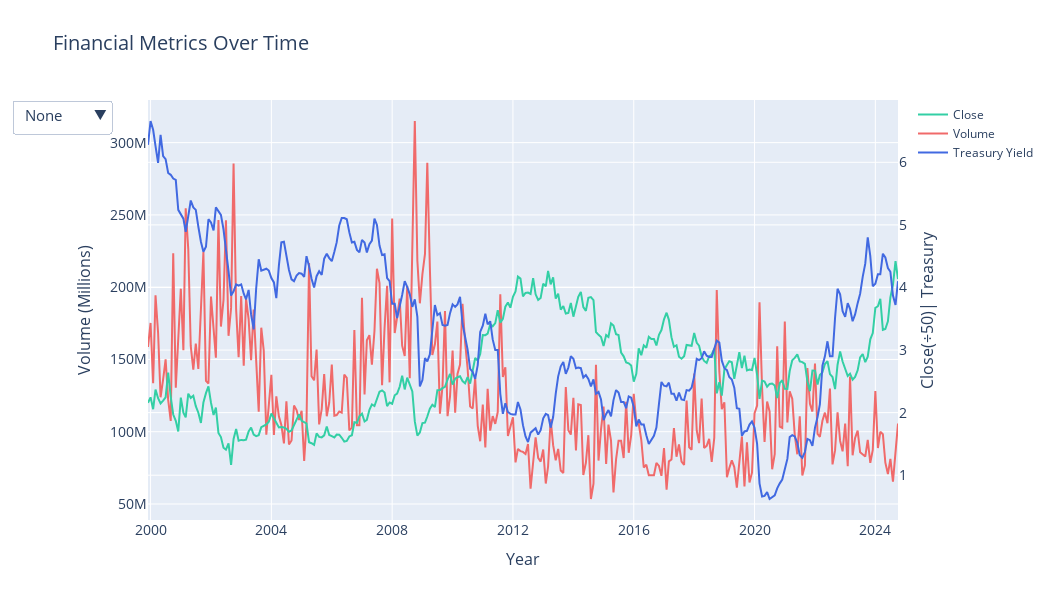

Source (notebook cell):
### Code cell
# Create the DataFrame
data = merged_df
df = pd.DataFrame(data)

# Renaming the coloumns in data for visulization purpose
df = df.rename(columns={'4. close': 'close', '5. volume': 'volume', 'treasury_yield': 'treasury_yield'}) 

# Convert date to datetime
df['date'] = pd.to_datetime(df['date'])

# Covert object datatype to float for calculation purpose

df['close'] = df['close'].astype(float)
df['volume'] = df['volume'].astype(float)
df['treasury_yield'] = df['treasury_yield'].astype(float)

df['close'] = df['close']/50  # Scale close

# Initialize the figure
fig = go.Figure()

# Add traces for each metric, with y-axis placement
fig.add_trace(go.Scatter(x=df['date'], y=df['close'], name="Close", line=dict(color="#33CFA5"), yaxis="y2"))
fig.add_trace(go.Scatter(x=df['date'], y=[df['close'].mean()] * len(df), name="Close Avg", visible=False, line=dict(color="#33CFA5", dash="dash"), yaxis="y2"))

fig.add_trace(go.Scatter(x=df['date'], y=df['volume'], name="Volume", line=dict(color="#F06A6A"), yaxis="y"))
fig.add_trace(go.Scatter(x=df['date'], y=[df['volume'].mean()] * len(df), name="Volume Avg", visible=False, line=dict(color="#F06A6A", dash="dash"), yaxis="y"))

fig.add_trace(go.Scatter(x=df['date'], y=df['treasury_yield'], name="Treasury Yield", line=dict(color="#4169E1"), yaxis="y2"))
fig.add_trace(go.Scatter(x=df['date'], y=[df['treasury_yield'].mean()] * len(df), name="Treasury Avg", visible=False, line=dict(color="#4169E1", dash="dash"), yaxis="y2"))


# Add dropdown menu
fig.update_layout(
    updatemenus=[
        dict(
            active=0,
            font=dict(size=15),
            buttons=list([
                dict(label="None",
                     method="update",
                     args=[{"visible": [True, False, True, False, True, False]},
                           {"title": "Financial Metrics Over Time"}]),
                dict(label="Close",
                     method="update",
                     args=[{"visible": [True, True, False, False, False, False]},
                           {"title": "Close Prices Over Time"}]),
                dict(label="Volume",
                     method="update",
                     args=[{"visible": [False, False, True, True, False, False]},
                           {"title": "Volume Over Time"}]),
                dict(label="Treasury",
                     method="update",
                     args=[{"visible": [False, False, False, False, True, True]},
                           {"title": "Treasury Yield Over Time"}]),
                dict(label="All",
                     method="update",
                     args=[{"visible": [True, True, True, True, True, True]},
                           {"title": "Financial Metrics Over Time"}]),
            ]),
        )
    ]
)


# Create x-axis tick marks every 4 years
x_ticks = pd.date_range(start='2000-01-01', end='2024-12-31', freq='4AS')

# Update the layout to include these ticks
fig.update_layout(
    title_text="Financial Metrics Over Time",
    title=dict(font=dict(size=20)),
    xaxis=dict(
        title="Year",
        titlefont=dict(size=16),
        tickfont=dict(size=14),
        tickvals=x_ticks,  # Specify custom tick values
        ticktext=[str(year.year) for year in x_ticks]  # Use only the year as the label
    ),
    yaxis=dict(
        title="Volume (Millions)",
        titlefont=dict(size=16),
        tickfont=dict(size=14),
        side="left"  # Volume on the left side
    ),
    yaxis2=dict(
        title="Close(÷50)| Treasury",
        titlefont=dict(size=16),
        tickfont=dict(size=14),
        overlaying="y",  # Overlay with primary y-axis
        side="right"     # Close and Treasury on the right side
    ),
    width=1050,
    height=600
)

fig.show()

### Figure 1 — Plotly figure (JSON) as saved in the notebook; plotly's stock layout.template omitted (floating-point values rounded to 4 significant figures; data arrays with more than 128 entries replaced by an {"elided": "..."} marker saying what was removed)
{"data": [{"line": {"color": "#33CFA5"}, "name": "Close", "type": "scatter", "visible": true, "x": {"elided": "299 str values"}, "y": {"elided": "299 float values"}, "yaxis": "y2"}, {"line": {"color": "#33CFA5", "dash": "dash"}, "name": "Close Avg", "type": "scatter", "visible": false, "x": {"elided": "299 str values"}, "y": {"elided": "299 float values"}, "yaxis": "y2"}, {"line": {"color": "#F06A6A"}, "name": "Volume", "type": "scatter", "visible": true, "x": {"elided": "299 str values"}, "y": {"elided": "299 int values"}, "yaxis": "y"}, {"line": {"color": "#F06A6A", "dash": "dash"}, "name": "Volume Avg", "type": "scatter", "visible": false, "x": {"elided": "299 str values"}, "y": {"elided": "299 float values"}, "yaxis": "y"}, {"line": {"color": "#4169E1"}, "name": "Treasury Yield", "type": "scatter", "visible": true, "x": {"elided": "299 str values"}, "y": {"elided": "299 float values"}, "yaxis": "y2"}, {"line": {"color": "#4169E1", "dash": "dash"}, "name": "Treasury Avg", "type": "scatter", "visible": false, "x": {"elided": "299 str values"}, "y": {"elided": "299 float values"}, "yaxis": "y2"}], "layout": {"height": 600, "title": {"font": {"size": 20}, "text": "Financial Metrics Over Time"}, "updatemenus": [{"active": 0, "buttons": [{"args": [{"visible": [true, false, true, false, true, false]}, {"title": "Financial Metrics Over Time"}], "label": "None", "method": "update"}, {"args": [{"visible": [true, true, false, false, false, false]}, {"title": "Close Prices Over Time"}], "label": "Close", "method": "update"}, {"args": [{"visible": [false, false, true, true, false, false]}, {"title": "Volume Over Time"}], "label": "Volume", "method": "update"}, {"args": [{"visible": [false, false, false, false, true, true]}, {"title": "Treasury Yield Over Time"}], "label": "Treasury", "method": "update"}, {"args": [{"visible": [true, true, true, true, true, true]}, {"title": "Financial Metrics Over Time"}], "label": "All", "method": "update"}], "font": {"size": 15}}], "width": 1050, "xaxis": {"autorange": true, "range": ["1999-12-01", "2024-10-01"], "tickfont": {"size": 14}, "ticktext": ["2000", "2004", "2008", "2012", "2016", "2020", "2024"], "tickvals": ["2000-01-01T00:00:00", "2004-01-01T00:00:00", "2008-01-01T00:00:00", "2012-01-01T00:00:00", "2016-01-01T00:00:00", "2020-01-01T00:00:00", "2024-01-01T00:00:00"], "title": {"font": {"size": 16}, "text": "Year"}, "type": "date"}, "yaxis": {"autorange": true, "range": [38910000.0, 329500000.0], "side": "left", "tickfont": {"size": 14}, "title": {"font": {"size": 16}, "text": "Volume (Millions)"}, "type": "linear"}, "yaxis2": {"autorange": true, "overlaying": "y", "range": [0.2844, 6.996], "side": "right", "tickfont": {"size": 14}, "title": {"font": {"size": 16}, "text": "Close(÷50)| Treasury"}, "type": "linear"}}}
